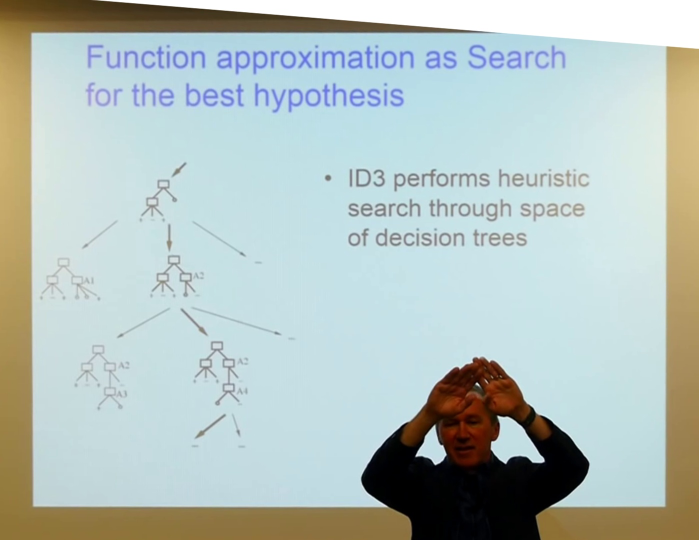
#> input picture Testbench/Frames/02_4_3.jpg, 1398 x 1080 px, given as the content of the folder Data/Slides/, which was not available (shown at 1/2 size)
$ python matcher.py Testbench/Frames/02_4_3.jpg Testbench/Frames/02_5_3.jpg
#> lines starting #> are read from the running program, lines starting #| are printed output that depends on the picture; pictures that were not available may be replaced by others from this repository, and a replacement may not be noted
#> in readSlides, slide is the input picture: shape (1080, 1398, 3); mean B, G, R 189.5, 193.3, 180.2
#> in readSlides, `slide = cv2.cvtColor(slide,cv2.COLOR_BGR2GRAY)`:
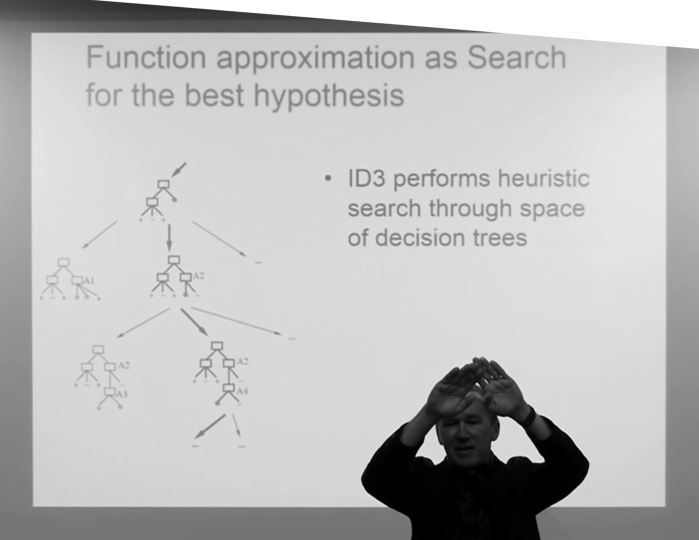
#> slide: shape (1080, 1398) (shown at 1/2 size); min 0, max 255, mean 188.9
#> in readSlides, `kp, des = sift.detectAndCompute(slide,None)`: kp = 1482 keypoints; strongest (x, y, size): (865, 900, 34.8), (1023, 886, 49.7), (954, 768, 4.1), (1073, 915, 17.4)
#> in readSlides, `points = cv2.KeyPoint_convert(kp)`: points = 1482 pairs, first value 82.61 to 1245, second value 92.49 to 1037.2
#> in init, `slides = readSlides(PATH_SLIDE)`: slides = 1 item
import cv2
import sys
import os

ROLLS = [ 20171086 ]
MAX_DISPLACEMENT = 16


# def eval(frame, slide):
#     # Initiate SIFT detector
#     sift = cv2.xfeatures2d.SIFT_create()
#
#     # find the keypoints and descriptors with SIFT
#     kp1, des1 = sift.detectAndCompute(frame,None)
#     kp2, des2 = sift.detectAndCompute(slide,None)
#
#     # Convert to coordinates
#     points_1 = cv2.KeyPoint_convert(kp1)
#     points_2 = cv2.KeyPoint_convert(kp2)
#
#     # BFMatcher with default params
#     bf = cv2.BFMatcher()
#     matches = bf.knnMatch(des1,des2, k=2)
#
#     # Apply ratio test
#     count = 0
#     for m,n in matches:
#         if m.distance < 0.75 * n.distance:
#             temp = points_1[m.queryIdx] - points_2[m.trainIdx]
#             if abs(temp[0]) < MAX_DISPLACEMENT and abs(temp[1]) < MAX_DISPLACEMENT:
#                 count += 1
#
#     # print(count)
#     return count

# Initiate SIFT detector
sift = cv2.xfeatures2d.SIFT_create()
# BFMatcher with default params
bf = cv2.BFMatcher()

def eval(frame, slide):
    matches = bf.knnMatch(frame['Descriptors'],slide['Descriptors'], k=2)

    # Apply ratio test
    count = 0
    for m,n in matches:
        if m.distance < 0.75 * n.distance:
            temp = frame['Points'][m.queryIdx] - slide['Points'][m.trainIdx]
            if abs(temp[0]) < MAX_DISPLACEMENT and abs(temp[1]) < MAX_DISPLACEMENT:
                count += 1
    return count

def matcher(frame, slides):
    n = len(slides)
#> n = 1
    max_val = 0

    # find the keypoints and descriptors with SIFT
    kp, des = sift.detectAndCompute(frame,None)

    # Convert to coordinates
    points = cv2.KeyPoint_convert(kp)

    frameMetadata = {"Descriptors":des,"Points":points}

    for i in range(n):
        print(slides[i]['Name'])
        val = eval(frameMetadata,slides[i])
        if val > max_val:
            slideName = slides[i]['Name']
            max_val = val
#> this loop made 1 pass
#> (matches in eval, val, slideName, max_val) on pass 1: (1482 matches, 1482, '02_4_3.jpg', 1482)
#| 02_4_3.jpg
#> after the loop, max_val = 1482
    print(slideName)
#| 02_4_3.jpg
    return slideName,max_val

def iter(PATH_FRAME, slides):
    files = os.listdir(PATH_FRAME)
    frames = []
    # print(files)
    for file in files:
        frame = cv2.imread(PATH_FRAME + file)
        frame = cv2.cvtColor(frame, cv2.COLOR_BGR2GRAY)
        frame_info = [file,matcher(frame, slides)]
#> frame_info = ['02_4_3.jpg', ('02_4_3.jpg', 1482)]
        frames.append(frame_info)
#> pass 2 of the loop in iter, `for file in files:`:
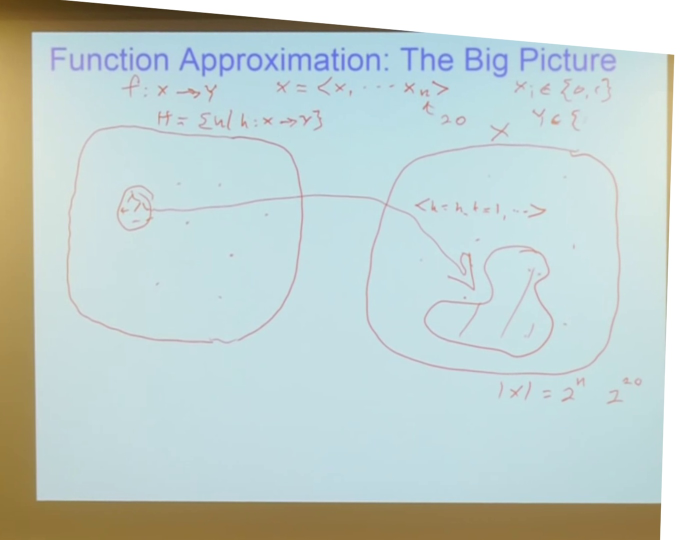
#> input picture Testbench/Frames/02_5_3.jpg, 1398 x 1080 px, found by its file name (shown at 1/2 size)
#> in iter, frame is the input picture: shape (1080, 1398, 3); mean B, G, R 206.6, 209.3, 194.5
#> in iter, `frame = cv2.cvtColor(frame, cv2.COLOR_BGR2GRAY)`:
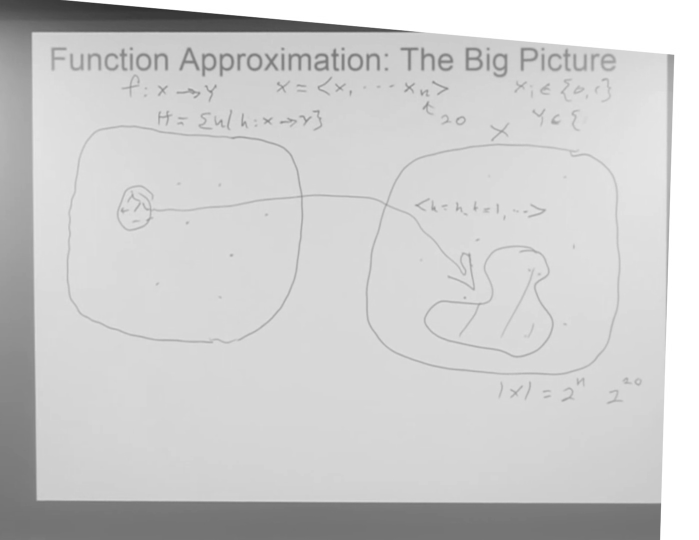
#> frame: shape (1080, 1398) (shown at 1/2 size); min 47, max 255, mean 204.5
#> in matcher (call 2), `kp, des = sift.detectAndCompute(frame,None)`: kp = 770 keypoints; strongest (x, y, size): (1341, 116, 11.1), (669, 110, 7.9), (86, 83, 34.4), (686, 98, 4.1)
#> the loop in matcher (call 2), `for i in range(n):` made 1 pass
#> (matches in eval, val, slideName, max_val) on pass 1: (770 matches, 1, '02_4_3.jpg', 1)
#> (printed output is left out)
#| 02_4_3.jpg
#> frame_info = ['02_5_3.jpg', ('02_4_3.jpg', 1)]
#> pass 3 of the loop in iter, `for file in files:`:
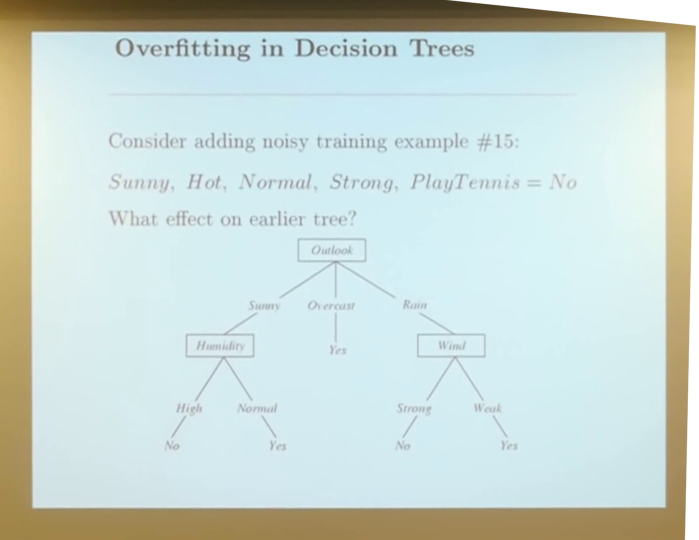
#> input picture Testbench/Frames/02_9_3.jpg, 1398 x 1080 px, found by its file name (shown at 1/2 size)
#> in iter, frame is the input picture: shape (1080, 1398, 3); mean B, G, R 211.3, 216.6, 202.3
#> in iter, `frame = cv2.cvtColor(frame, cv2.COLOR_BGR2GRAY)`:
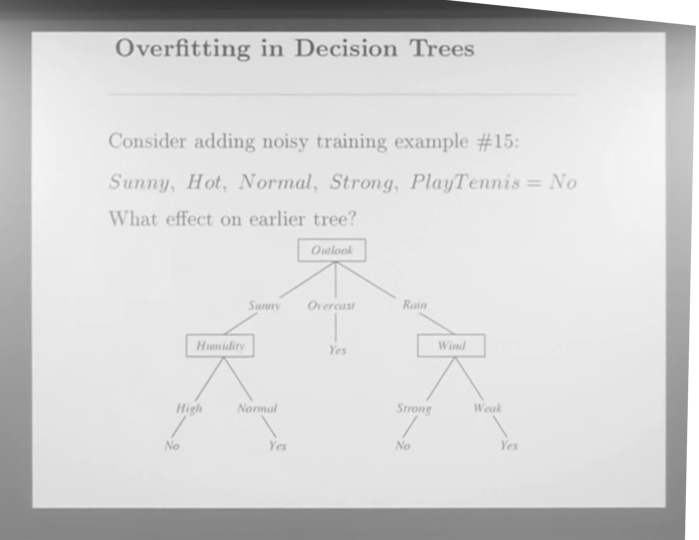
#> frame: shape (1080, 1398) (shown at 1/2 size); min 50, max 255, mean 211.7
#> in matcher (call 3), `kp, des = sift.detectAndCompute(frame,None)`: kp = 1295 keypoints; strongest (x, y, size): (690, 81, 4.4), (528, 81, 4.5), (729, 81, 4.5), (449, 95, 5.8)
#| 02_4_3.jpg
#> frame_info = ['02_9_3.jpg', ('02_4_3.jpg', 2)]
#> the loop made 4 passes; the first 3 are shown
    return frames

def init():
    # [4 lines of commented-out code are left out]
    PATH_SLIDE = 'Data/Slides/'
    PATH_FRAME = 'Data/Frames/'
    slides = readSlides(PATH_SLIDE)
    mapping = iter(PATH_FRAME, slides)
    formatAnswer(mapping)

def readSlides(PATH_SLIDE):
    files = os.listdir(PATH_SLIDE)
    slides = []
    for slideName in files:
        slide = cv2.imread(PATH_SLIDE + slideName)
        slide = cv2.cvtColor(slide,cv2.COLOR_BGR2GRAY)
        kp, des = sift.detectAndCompute(slide,None)
        points = cv2.KeyPoint_convert(kp)
        slideMetadata = {"Name":slideName, "Descriptors":des, "Points":points}
        slides.append(slideMetadata)
    return slides

def formatAnswer(mapping):
    mapping.sort()
    print(mapping)
    for roll in ROLLS:
        try:
            f = open(str(roll)+'.txt','w')
            for i in mapping:
                line = i[0] + ' ' + str(i[1][0]) + '\n'
                f.write(line)
            f.close()
        except error as e:
            print("Error in printing answer",Error)

if __name__ == "__main__":
    init()
